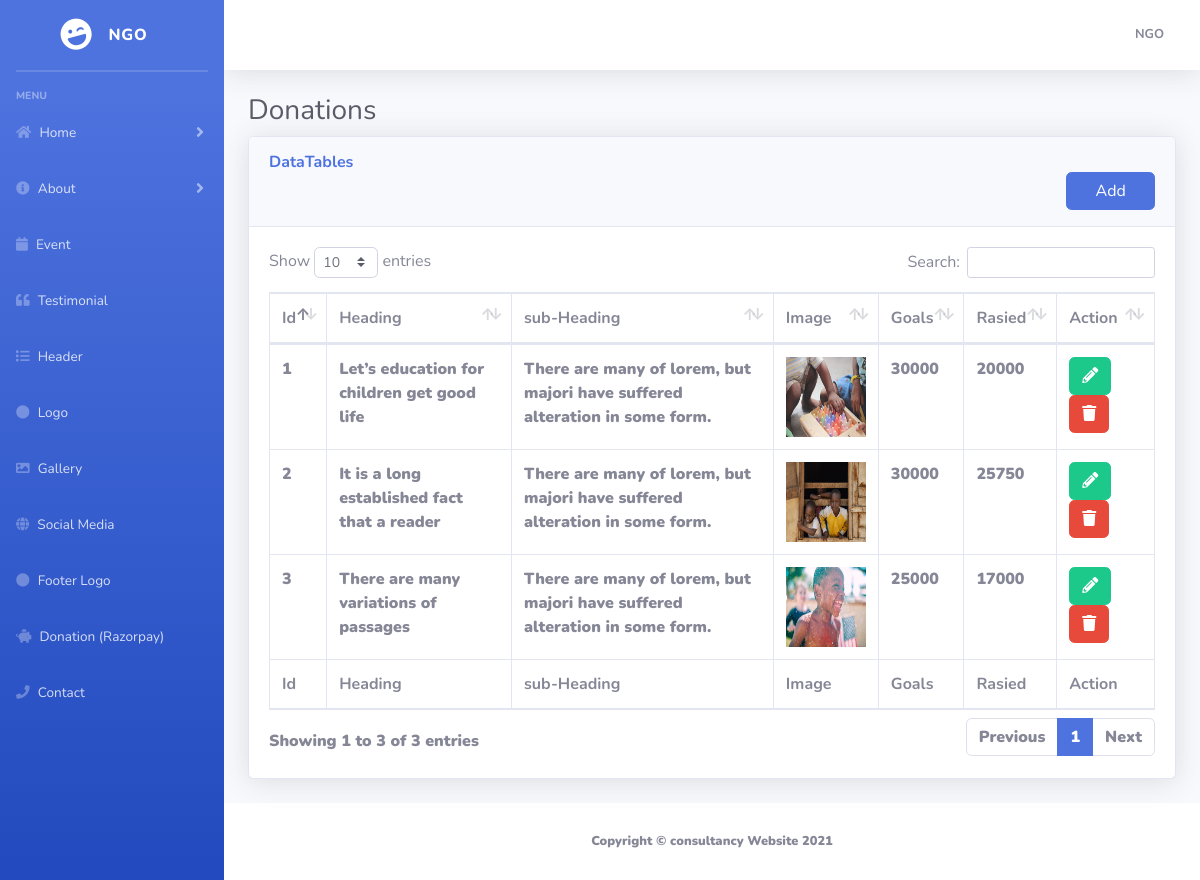
Page /admin/donate.php (signed in) on the committed database.
### tables this page shows
CREATE TABLE `donations` (
  `id` int(11) NOT NULL,
  `image` varchar(1000) NOT NULL,
  `heading` varchar(1000) NOT NULL,
  `description` varchar(1000) NOT NULL,
  `goal` varchar(1000) NOT NULL,
  `raised` varchar(1000) NOT NULL
);

### admin/db.php (called while the page is built, shortened)
?><?php
class DBController {
private $host = "localhost";
	private $user = "admin_oxpin";
	private $password = "parthiv99";
	private $database = "admin_oxpin";
	private $conn;
	function __construct() {
		$this->conn = $this->connectDB();
	}
	function connectDB() {
		$conn = mysqli_connect($this->host,$this->user,$this->password,$this->database);
mysqli_set_charset($conn,"utf8");
		return $conn;
	}
	function runQuery($query) {
		$result = mysqli_query($this->conn,$query);
		while($row=mysqli_fetch_assoc($result)) {
			$resultset[] = $row;
		}
		if(!empty($resultset))
			return $resultset;
	}
}
$db_handle = new DBController();
?>

### admin/donate.php (the view, shortened to what this page needs)
<?php
include('header.php');
?>
                <div class="container-fluid">
                    <h1 class="h3 mb-2 text-gray-800">Donations</h1>
                    <div class="card shadow mb-4">
                        <div class="card-header py-3">
                            <h6 class="m-0 font-weight-bold text-primary">DataTables</h6>
                            <a href="donate_add.php"><button type="button" class="btn btn-primary" style="float: right; width: 10%;">
                                Add
                              </button></a>
                        </div>
                        <div class="card-body">
                            <div class="table-responsive">
                                <table class="table table-bordered" id="dataTable" width="100%" cellspacing="0">
                                    <thead>
                                        <tr>
                                            <th>Id</th>
                                            <th>Heading</th>
                                            <th>sub-Heading</th>
                                            <th>Image</th>
                                            <th>Goals</th>
                                            <th>Rasied</th>
                                            <th>Action</th>
                                        </tr>
                                    </thead>
                                    <tfoot>
                                        <tr>
                                            <th>Id</th>
                                            <th>Heading</th>
                                            <th>sub-Heading</th>
                                            <th>Image</th>
                                            <th>Goals</th>
                                            <th>Rasied</th>
                                            <th>Action</th>
                                        </tr>
                                    </tfoot>
                                    <tbody>
                                    <?php
$result = $db_handle->runQuery("select * from donations");
foreach($result as $row) { ?>
                    <td ><?php echo $row['id'];?></td>
                    <td ><?php echo $row['heading'];?></td>
                    <td ><?php echo $row['description'];?></td>
					<td><img src="<?php echo $row['image'];?>"style="width:80px;height:80px;"> </td>
                    <td ><?php echo $row['goal'];?></td>
                    <td ><?php echo $row['raised'];?></td>
                    <td>
                      <a href="donate_edit.php?id=<?php echo $row['id']; ?>"> <button class="btn btn-success btn-xs"><i class="fas fa-pencil-alt"></i></button></a>
                      <a href="?delete=<?php echo $row['id'];?>">
                       <button class="btn btn-danger btn-xs"><i class="fa fa-trash"></i></button></a>
                    </td>
<?php } ?>
                                        </tbody>
                                </table>
                            </div>
                        </div>
                    </div>
                </div>
            </div>
            <footer class="sticky-footer bg-white">
                <div class="container my-auto">
                    <div class="copyright text-center my-auto">
                        <span>Copyright &copy; consultancy Website 2021</span>
                    </div>
                </div>
            </footer>
        </div>
    </div>
</body>
</html>

### rows in the picture
donations: id "1", heading "Let’s education for children get good life", description "There are many of lorem, but majori have suffered alteration in some form.", image (picture), goal "30000", raised "20000"
donations: id "2", heading "It is a long established fact that a reader", description "There are many of lorem, but majori have suffered alteration in some form.", image (picture), goal "30000", raised "25750"
donations: id "3", heading "There are many variations of passages", description "There are many of lorem, but majori have suffered alteration in some form.", image (picture), goal "25000", raised "17000"
